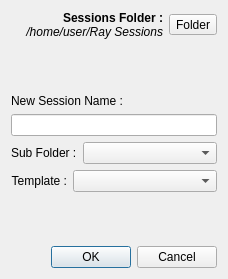
<?xml version="1.0" encoding="UTF-8"?>
<ui version="4.0">
 <class>DialogNewSession</class>
 <widget class="QDialog" name="DialogNewSession">
  <property name="windowModality">
   <enum>Qt::NonModal</enum>
  </property>
  <property name="geometry">
   <rect>
    <x>0</x>
    <y>0</y>
    <width>228</width>
    <height>279</height>
   </rect>
  </property>
  <property name="windowTitle">
   <string>New Session</string>
  </property>
  <property name="modal">
   <bool>false</bool>
  </property>
  <layout class="QVBoxLayout" name="verticalLayout">
   <item>
    <layout class="QHBoxLayout" name="horizontalLayout_3">
     <item>
      <layout class="QVBoxLayout" name="verticalLayout_2">
       <property name="spacing">
        <number>0</number>
       </property>
       <item>
        <widget class="QLabel" name="labelSessionsFolder">
         <property name="text">
          <string>&lt;html&gt;&lt;head/&gt;&lt;body&gt;&lt;p&gt;&lt;span style=&quot; font-size:9pt; font-weight:600;&quot;&gt;Sessions Folder :&lt;/span&gt;&lt;/p&gt;&lt;/body&gt;&lt;/html&gt;</string>
         </property>
         <property name="alignment">
          <set>Qt::AlignRight|Qt::AlignTrailing|Qt::AlignVCenter</set>
         </property>
        </widget>
       </item>
       <item>
        <layout class="QHBoxLayout" name="horizontalLayout_4">
         <item>
          <widget class="QLabel" name="currentSessionsFolder">
           <property name="styleSheet">
            <string notr="true">font-style :  italic</string>
           </property>
           <property name="text">
            <string>/home/user/Ray Sessions</string>
           </property>
           <property name="alignment">
            <set>Qt::AlignRight|Qt::AlignTrailing|Qt::AlignVCenter</set>
           </property>
          </widget>
         </item>
        </layout>
       </item>
      </layout>
     </item>
     <item>
      <widget class="QToolButton" name="toolButtonFolder">
       <property name="text">
        <string>Folder</string>
       </property>
       <property name="icon">
        <iconset theme="folder-open">
         <normaloff>.</normaloff>.</iconset>
       </property>
      </widget>
     </item>
    </layout>
   </item>
   <item>
    <spacer name="verticalSpacer_3">
     <property name="orientation">
      <enum>Qt::Vertical</enum>
     </property>
     <property name="sizeHint" stdset="0">
      <size>
       <width>20</width>
       <height>40</height>
      </size>
     </property>
    </spacer>
   </item>
   <item>
    <widget class="QLabel" name="labelNewSessionName">
     <property name="sizePolicy">
      <sizepolicy hsizetype="Preferred" vsizetype="Fixed">
       <horstretch>0</horstretch>
       <verstretch>0</verstretch>
      </sizepolicy>
     </property>
     <property name="text">
      <string>New Session Name :</string>
     </property>
    </widget>
   </item>
   <item>
    <widget class="QLineEdit" name="lineEdit"/>
   </item>
   <item>
    <layout class="QHBoxLayout" name="horizontalLayout_2">
     <item>
      <widget class="QLabel" name="labelSubFolder">
       <property name="sizePolicy">
        <sizepolicy hsizetype="Fixed" vsizetype="Preferred">
         <horstretch>0</horstretch>
         <verstretch>0</verstretch>
        </sizepolicy>
       </property>
       <property name="text">
        <string>Sub Folder :</string>
       </property>
      </widget>
     </item>
     <item>
      <widget class="QComboBox" name="comboBoxSubFolder"/>
     </item>
    </layout>
   </item>
   <item>
    <layout class="QHBoxLayout" name="horizontalLayoutTemplate">
     <item>
      <widget class="QLabel" name="labelTemplate">
       <property name="sizePolicy">
        <sizepolicy hsizetype="Minimum" vsizetype="Preferred">
         <horstretch>0</horstretch>
         <verstretch>0</verstretch>
        </sizepolicy>
       </property>
       <property name="text">
        <string>Template :</string>
       </property>
       <property name="alignment">
        <set>Qt::AlignRight|Qt::AlignTrailing|Qt::AlignVCenter</set>
       </property>
      </widget>
     </item>
     <item>
      <widget class="QComboBox" name="comboBoxTemplate">
       <property name="sizePolicy">
        <sizepolicy hsizetype="MinimumExpanding" vsizetype="Fixed">
         <horstretch>0</horstretch>
         <verstretch>0</verstretch>
        </sizepolicy>
       </property>
      </widget>
     </item>
    </layout>
   </item>
   <item>
    <spacer name="verticalSpacer_2">
     <property name="orientation">
      <enum>Qt::Vertical</enum>
     </property>
     <property name="sizeHint" stdset="0">
      <size>
       <width>20</width>
       <height>40</height>
      </size>
     </property>
    </spacer>
   </item>
   <item>
    <widget class="QDialogButtonBox" name="buttonBox">
     <property name="enabled">
      <bool>true</bool>
     </property>
     <property name="orientation">
      <enum>Qt::Horizontal</enum>
     </property>
     <property name="standardButtons">
      <set>QDialogButtonBox::Cancel|QDialogButtonBox::Ok</set>
     </property>
    </widget>
   </item>
  </layout>
 </widget>
 <resources/>
 <connections>
  <connection>
   <sender>buttonBox</sender>
   <signal>accepted()</signal>
   <receiver>DialogNewSession</receiver>
   <slot>accept()</slot>
   <hints>
    <hint type="sourcelabel">
     <x>248</x>
     <y>254</y>
    </hint>
    <hint type="destinationlabel">
     <x>157</x>
     <y>274</y>
    </hint>
   </hints>
  </connection>
  <connection>
   <sender>buttonBox</sender>
   <signal>rejected()</signal>
   <receiver>DialogNewSession</receiver>
   <slot>reject()</slot>
   <hints>
    <hint type="sourcelabel">
     <x>316</x>
     <y>260</y>
    </hint>
    <hint type="destinationlabel">
     <x>286</x>
     <y>274</y>
    </hint>
   </hints>
  </connection>
 </connections>
</ui>
